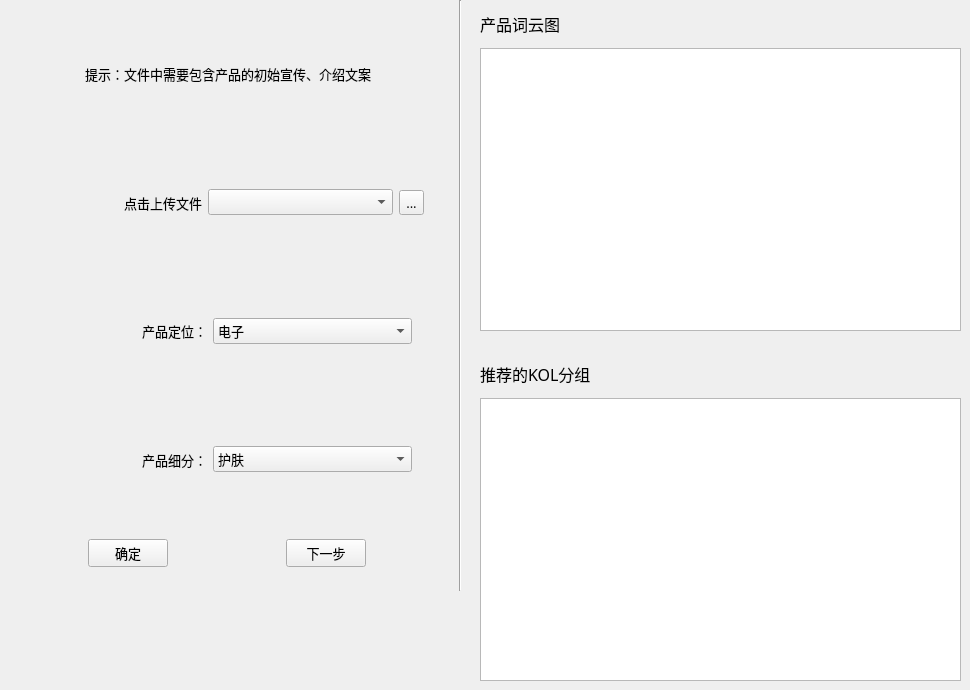
    <widget class="QWidget" name="tab_2">
     <property name="font">
      <font>
       <family>微软雅黑</family>
       <pointsize>10</pointsize>
      </font>
     </property>
     <attribute name="title">
      <string>产品赛道</string>
     </attribute>
     <widget class="QWidget" name="layoutWidget">
      <property name="geometry">
       <rect>
        <x>480</x>
        <y>0</y>
        <width>481</width>
        <height>331</height>
       </rect>
      </property>
      <layout class="QVBoxLayout" name="verticalLayout_2">
       <property name="spacing">
        <number>12</number>
       </property>
       <property name="topMargin">
        <number>12</number>
       </property>
       <property name="bottomMargin">
        <number>0</number>
       </property>
       <item>
        <widget class="QLabel" name="label_11">
         <property name="sizePolicy">
          <sizepolicy hsizetype="Preferred" vsizetype="Preferred">
           <horstretch>0</horstretch>
           <verstretch>0</verstretch>
          </sizepolicy>
         </property>
         <property name="font">
          <font>
           <family>微软雅黑</family>
           <pointsize>12</pointsize>
          </font>
         </property>
         <property name="text">
          <string>产品词云图</string>
         </property>
        </widget>
       </item>
       <item>
        <widget class="QGraphicsView" name="graphicsView"/>
       </item>
      </layout>
     </widget>
     <widget class="QWidget" name="layoutWidget_2">
      <property name="geometry">
       <rect>
        <x>480</x>
        <y>350</y>
        <width>481</width>
        <height>331</height>
       </rect>
      </property>
      <layout class="QVBoxLayout" name="verticalLayout_3">
       <property name="spacing">
        <number>12</number>
       </property>
       <property name="topMargin">
        <number>12</number>
       </property>
       <property name="bottomMargin">
        <number>0</number>
       </property>
       <item>
        <widget class="QLabel" name="label_12">
         <property name="font">
          <font>
           <family>微软雅黑</family>
           <pointsize>12</pointsize>
          </font>
         </property>
         <property name="text">
          <string>推荐的KOL分组</string>
         </property>
        </widget>
       </item>
       <item>
        <widget class="QListView" name="listView_2"/>
       </item>
      </layout>
     </widget>
     <widget class="QWidget" name="layoutWidget_3">
      <property name="geometry">
       <rect>
        <x>0</x>
        <y>0</y>
        <width>456</width>
        <height>591</height>
       </rect>
      </property>
      <layout class="QVBoxLayout" name="verticalLayout">
       <property name="leftMargin">
        <number>8</number>
       </property>
       <property name="topMargin">
        <number>12</number>
       </property>
       <property name="rightMargin">
        <number>8</number>
       </property>
       <property name="bottomMargin">
        <number>12</number>
       </property>
       <item>
        <widget class="QLabel" name="label_7">
         <property name="sizePolicy">
          <sizepolicy hsizetype="Preferred" vsizetype="Expanding">
           <horstretch>0</horstretch>
           <verstretch>0</verstretch>
          </sizepolicy>
         </property>
         <property name="text">
          <string>提示：文件中需要包含产品的初始宣传、介绍文案</string>
         </property>
         <property name="textFormat">
          <enum>Qt::AutoText</enum>
         </property>
         <property name="alignment">
          <set>Qt::AlignCenter</set>
         </property>
         <property name="wordWrap">
          <bool>false</bool>
         </property>
        </widget>
       </item>
       <item>
        <layout class="QHBoxLayout" name="horizontalLayout_2">
         <property name="leftMargin">
          <number>8</number>
         </property>
         <property name="rightMargin">
          <number>24</number>
         </property>
         <item>
          <widget class="QLabel" name="label_8">
           <property name="sizePolicy">
            <sizepolicy hsizetype="Preferred" vsizetype="Expanding">
             <horstretch>0</horstretch>
             <verstretch>0</verstretch>
            </sizepolicy>
           </property>
           <property name="text">
            <string>点击上传文件</string>
           </property>
           <property name="alignment">
            <set>Qt::AlignRight|Qt::AlignTrailing|Qt::AlignVCenter</set>
           </property>
          </widget>
         </item>
         <item>
          <widget class="QComboBox" name="comboBox">
           <property name="sizePolicy">
            <sizepolicy hsizetype="Preferred" vsizetype="Fixed">
             <horstretch>0</horstretch>
             <verstretch>0</verstretch>
            </sizepolicy>
           </property>
          </widget>
         </item>
         <item>
          <widget class="QToolButton" name="toolButton">
           <property name="sizePolicy">
            <sizepolicy hsizetype="Fixed" vsizetype="Fixed">
             <horstretch>0</horstretch>
             <verstretch>0</verstretch>
            </sizepolicy>
           </property>
           <property name="text">
            <string>...</string>
           </property>
          </widget>
         </item>
        </layout>
       </item>
       <item>
        <layout class="QHBoxLayout" name="horizontalLayout_3">
         <property name="leftMargin">
          <number>0</number>
         </property>
         <property name="rightMargin">
          <number>36</number>
         </property>
         <item>
          <widget class="QLabel" name="label_9">
           <property name="sizePolicy">
            <sizepolicy hsizetype="Preferred" vsizetype="Expanding">
             <horstretch>0</horstretch>
             <verstretch>0</verstretch>
            </sizepolicy>
           </property>
           <property name="text">
            <string>产品定位：</string>
           </property>
           <property name="alignment">
            <set>Qt::AlignRight|Qt::AlignTrailing|Qt::AlignVCenter</set>
           </property>
          </widget>
         </item>
         <item>
          <widget class="QComboBox" name="comboBox_2">
           <property name="sizePolicy">
            <sizepolicy hsizetype="Preferred" vsizetype="Fixed">
             <horstretch>0</horstretch>
             <verstretch>0</verstretch>
            </sizepolicy>
           </property>
           <item>
            <property name="text">
             <string>电子</string>
            </property>
           </item>
           <item>
            <property name="text">
             <string>母婴</string>
            </property>
           </item>
           <item>
            <property name="text">
             <string>服饰</string>
            </property>
           </item>
           <item>
            <property name="text">
             <string>日用品</string>
            </property>
           </item>
           <item>
            <property name="text">
             <string>美妆</string>
            </property>
           </item>
          </widget>
         </item>
        </layout>
       </item>
       <item>
        <layout class="QHBoxLayout" name="horizontalLayout_4">
         <property name="leftMargin">
          <number>0</number>
         </property>
         <property name="rightMargin">
          <number>36</number>
         </property>
         <item>
          <widget class="QLabel" name="label_10">
           <property name="sizePolicy">
            <sizepolicy hsizetype="Preferred" vsizetype="Expanding">
             <horstretch>0</horstretch>
             <verstretch>0</verstretch>
            </sizepolicy>
           </property>
           <property name="text">
            <string>产品细分：</string>
           </property>
           <property name="alignment">
            <set>Qt::AlignRight|Qt::AlignTrailing|Qt::AlignVCenter</set>
           </property>
          </widget>
         </item>
         <item>
          <widget class="QComboBox" name="comboBox_3">
           <item>
            <property name="text">
             <string>护肤</string>
            </property>
           </item>
           <item>
            <property name="text">
             <string>修复</string>
            </property>
           </item>
           <item>
            <property name="text">
             <string>彩妆</string>
            </property>
           </item>
           <item>
            <property name="text">
             <string>洗护</string>
            </property>
           </item>
           <item>
            <property name="text">
             <string>防晒</string>
            </property>
           </item>
          </widget>
         </item>
        </layout>
       </item>
       <item>
        <layout class="QHBoxLayout" name="horizontalLayout_5">
         <property name="leftMargin">
          <number>8</number>
         </property>
         <property name="topMargin">
          <number>12</number>
         </property>
         <property name="rightMargin">
          <number>8</number>
         </property>
         <property name="bottomMargin">
          <number>12</number>
         </property>
         <item>
          <widget class="QPushButton" name="pushButton">
           <property name="sizePolicy">
            <sizepolicy hsizetype="Fixed" vsizetype="Fixed">
             <horstretch>0</horstretch>
             <verstretch>0</verstretch>
            </sizepolicy>
           </property>
           <property name="text">
            <string>确定</string>
           </property>
          </widget>
         </item>
         <item>
          <spacer name="horizontalSpacer">
           <property name="orientation">
            <enum>Qt::Horizontal</enum>
           </property>
           <property name="sizeType">
            <enum>QSizePolicy::Fixed</enum>
           </property>
           <property name="sizeHint" stdset="0">
            <size>
             <width>40</width>
             <height>20</height>
            </size>
           </property>
          </spacer>
         </item>
         <item>
          <widget class="QPushButton" name="pushButton_2">
           <property name="sizePolicy">
            <sizepolicy hsizetype="Fixed" vsizetype="Fixed">
             <horstretch>0</horstretch>
             <verstretch>0</verstretch>
            </sizepolicy>
           </property>
           <property name="text">
            <string>下一步</string>
           </property>
          </widget>
         </item>
        </layout>
       </item>
      </layout>
     </widget>
     <widget class="Line" name="line_2">
      <property name="geometry">
       <rect>
        <x>450</x>
        <y>0</y>
        <width>20</width>
        <height>591</height>
       </rect>
      </property>
      <property name="orientation">
       <enum>Qt::Vertical</enum>
      </property>
     </widget>
    </widget>
